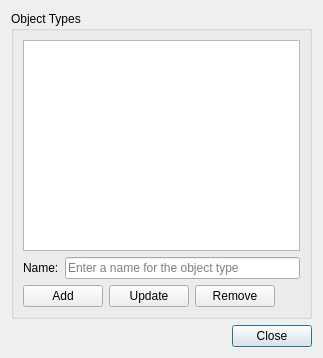
<?xml version="1.0" encoding="UTF-8"?>
<ui version="4.0">
 <class>ObjectTypesDialog</class>
 <widget class="QDialog" name="ObjectTypesDialog">
  <property name="geometry">
   <rect>
    <x>0</x>
    <y>0</y>
    <width>323</width>
    <height>358</height>
   </rect>
  </property>
  <property name="windowTitle">
   <string>Object Types</string>
  </property>
  <layout class="QGridLayout" name="gridLayout">
   <item row="0" column="0">
    <widget class="QGroupBox" name="groupBox">
     <property name="title">
      <string>Object Types</string>
     </property>
     <layout class="QGridLayout" name="gridLayout_2">
      <item row="0" column="0">
       <widget class="QListWidget" name="typesView"/>
      </item>
      <item row="1" column="0">
       <widget class="QFrame" name="frame_2">
        <property name="frameShape">
         <enum>QFrame::NoFrame</enum>
        </property>
        <property name="frameShadow">
         <enum>QFrame::Raised</enum>
        </property>
        <layout class="QHBoxLayout" name="horizontalLayout_2">
         <property name="margin">
          <number>0</number>
         </property>
         <item>
          <widget class="QLabel" name="label">
           <property name="text">
            <string>Name:</string>
           </property>
          </widget>
         </item>
         <item>
          <widget class="QLineEdit" name="nameEdit">
           <property name="placeholderText">
            <string>Enter a name for the object type</string>
           </property>
          </widget>
         </item>
        </layout>
       </widget>
      </item>
      <item row="2" column="0">
       <widget class="QFrame" name="frame">
        <property name="frameShape">
         <enum>QFrame::NoFrame</enum>
        </property>
        <property name="frameShadow">
         <enum>QFrame::Raised</enum>
        </property>
        <layout class="QHBoxLayout" name="horizontalLayout">
         <property name="margin">
          <number>0</number>
         </property>
         <item>
          <widget class="QPushButton" name="addButton">
           <property name="text">
            <string>Add</string>
           </property>
           <property name="autoDefault">
            <bool>false</bool>
           </property>
          </widget>
         </item>
         <item>
          <widget class="QPushButton" name="updateButton">
           <property name="text">
            <string>Update</string>
           </property>
           <property name="autoDefault">
            <bool>false</bool>
           </property>
          </widget>
         </item>
         <item>
          <widget class="QPushButton" name="removeButton">
           <property name="text">
            <string>Remove</string>
           </property>
           <property name="autoDefault">
            <bool>false</bool>
           </property>
          </widget>
         </item>
         <item>
          <spacer name="horizontalSpacer">
           <property name="orientation">
            <enum>Qt::Horizontal</enum>
           </property>
           <property name="sizeHint" stdset="0">
            <size>
             <width>40</width>
             <height>20</height>
            </size>
           </property>
          </spacer>
         </item>
        </layout>
       </widget>
      </item>
     </layout>
    </widget>
   </item>
   <item row="1" column="0">
    <widget class="QDialogButtonBox" name="buttonBox">
     <property name="orientation">
      <enum>Qt::Horizontal</enum>
     </property>
     <property name="standardButtons">
      <set>QDialogButtonBox::Close</set>
     </property>
    </widget>
   </item>
  </layout>
 </widget>
 <resources/>
 <connections>
  <connection>
   <sender>buttonBox</sender>
   <signal>accepted()</signal>
   <receiver>ObjectTypesDialog</receiver>
   <slot>accept()</slot>
   <hints>
    <hint type="sourcelabel">
     <x>248</x>
     <y>254</y>
    </hint>
    <hint type="destinationlabel">
     <x>157</x>
     <y>274</y>
    </hint>
   </hints>
  </connection>
  <connection>
   <sender>buttonBox</sender>
   <signal>rejected()</signal>
   <receiver>ObjectTypesDialog</receiver>
   <slot>reject()</slot>
   <hints>
    <hint type="sourcelabel">
     <x>316</x>
     <y>260</y>
    </hint>
    <hint type="destinationlabel">
     <x>286</x>
     <y>274</y>
    </hint>
   </hints>
  </connection>
 </connections>
</ui>
